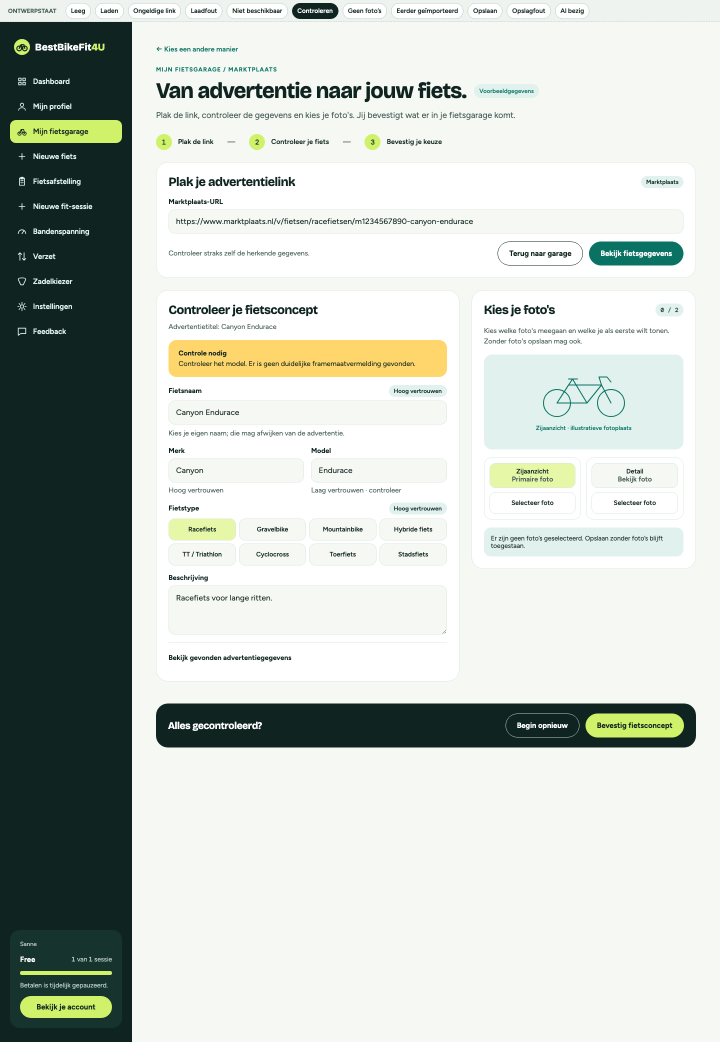
#> input picture plans/redesign-canvas/drafts/_renders/BikeImportMarktplaats-no-selected-photos.png, 1440 x 2084 px (shown at 1/2 size)
$ python -i photo2pen.py   (imports and definitions only)
#> lines starting #> are read from the running program, lines starting #| are printed output that depends on the picture; after the words box and inside, x2 and y2 are one past the last pixel; in counts of white or black regions, pixels touching at a corner belong together
#> further down, picture is the input picture: shape (2084, 1440, 3); mean B, G, R 196.3, 203, 195.9
"""photo2pen.py - foto naar pentekening in BestBikeFit4U-huisstijl. Alleen foto's met rechten gebruiken."""
import argparse
import math
import os
import random

import cv2
import numpy as np

KLEUR = {  # BGR
    "inkt": (0x20, 0x24, 0x0F),
    "lime": (0x6A, 0xF2, 0xCF),
    "petrol": (0x63, 0x72, 0x0A),
    "papier": (0xF3, 0xF8, 0xF5),
    "mint": (0xEE, 0xF2, 0xE1),
}


# [27 lines left out: functions xdog, hatch_layer, not called in this run]


def auto_masker(bgr, min_aandeel=0.02, max_aandeel=0.45):
#> called with min_aandeel = 0.02, max_aandeel = 0.45
    klein = cv2.resize(bgr, (0, 0), fx=0.25, fy=0.25)
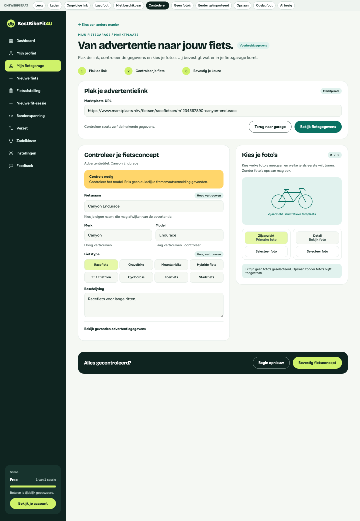
#> klein: shape (521, 360, 3); mean B, G, R 196.3, 203, 195.9
    lab = cv2.cvtColor(klein, cv2.COLOR_BGR2LAB).reshape(-1, 3).astype(np.float32)
    _, labels, centers = cv2.kmeans(lab, 6, None, (cv2.TERM_CRITERIA_EPS + cv2.TERM_CRITERIA_MAX_ITER, 30, 1.0),
                                    3, cv2.KMEANS_PP_CENTERS)
#> centers = [[249.2, 126.3, 129.4], [33.05, 117.9, 128.9], [146.6, 118.6, 133.9], [227.9, 115, 182.9], [195.9, 122.2, 129.2], [101.7, 112.8, 131.1]]
    labels = labels.reshape(klein.shape[:2])
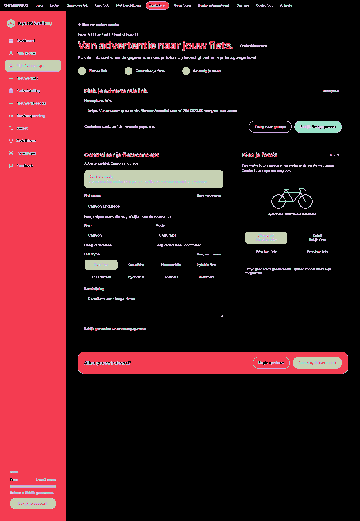
#> labels: shape (521, 360) int32; 6 distinct labels, from 0 to 5; one colour per label, 0 black
    beste, score = None, -1
    for i, c in enumerate(centers):
        aandeel = float((labels == i).mean())
        chroma = math.hypot(c[1] - 128, c[2] - 128)
        if min_aandeel <= aandeel <= max_aandeel and chroma > score:
            beste, score = i, chroma
#> this loop made 6 passes
#> (c, aandeel, chroma, beste, score) on passes 2, 4: ([33.05, 117.9, 128.9], 0.2, 10.19, 1, 10.19), ([227.9, 115, 182.9], 0.025, 56.44, 3, 56.44)
#> (c, aandeel, chroma) on passes 1, 3, 5, 6: ([249.2, 126.3, 129.4], 0.744, 2.2), ([146.6, 118.6, 133.9], 0.0107, 11.12), ([195.9, 122.2, 129.2], 0.0106, 5.89), ([101.7, 112.8, 131.1], 0.00927, 15.55)
#> after the loop, beste = 3; score = 56.44
    if beste is None or score < 12:
        return None
    m = (labels == beste).astype(np.uint8) * 255
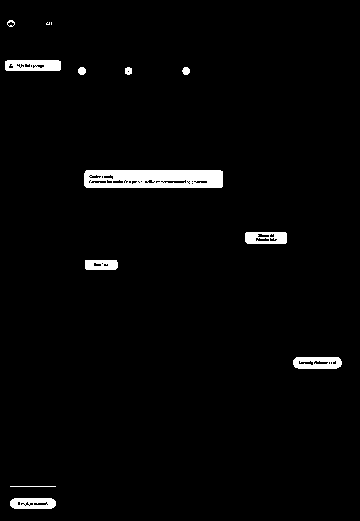
#> m: shape (521, 360); 2.5% white; 13 white regions (2 under 20 px), largest, box (x1, y1, x2, y2) and area: (84, 170, 223, 188) 2269, (5, 60, 61, 71) 550, (293, 357, 342, 369) 486
    m = cv2.resize(m, (bgr.shape[1], bgr.shape[0]), interpolation=cv2.INTER_LINEAR)
#> m: shape (2084, 1440)
    m = cv2.GaussianBlur(m, (0, 0), max(2.0, bgr.shape[1] / 300))
    m = ((m > 127) * 255).astype(np.uint8)
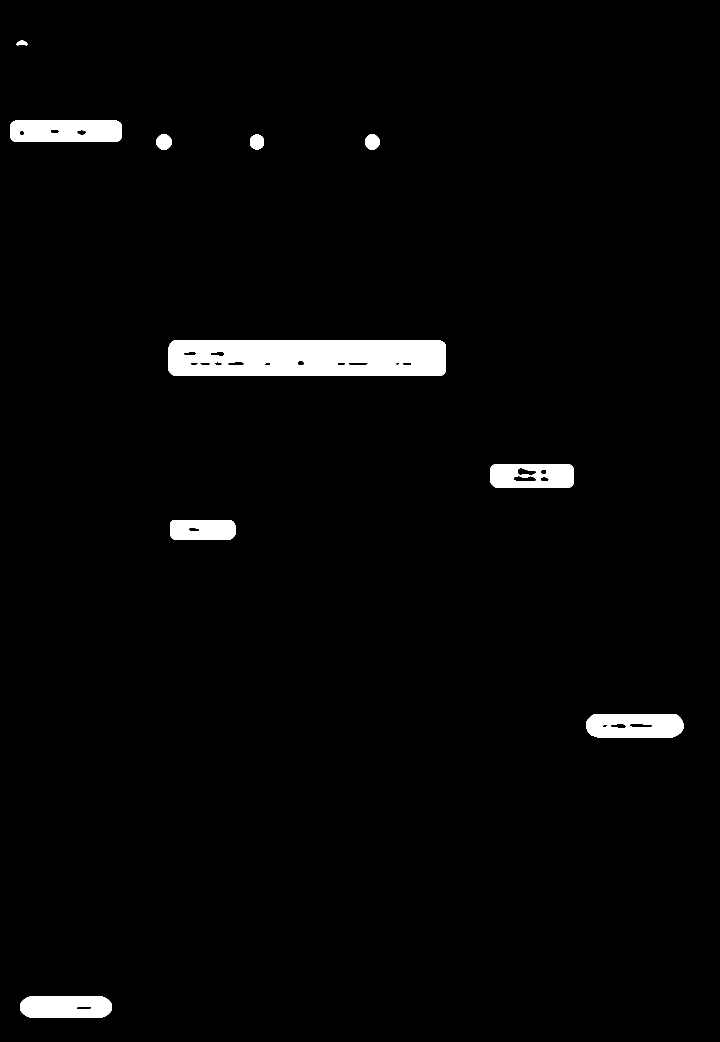
#> m: shape (2084, 1440) (shown at 1/2 size); 2.6% white; 10 white regions, largest, box (x1, y1, x2, y2) and area: (336, 680, 892, 752) 38508, (20, 240, 244, 284) 9375, (1172, 1428, 1368, 1476) 8283
    m = cv2.morphologyEx(m, cv2.MORPH_OPEN, np.ones((5, 5), np.uint8))
#> m: shape (2084, 1440); 2.6% white; 11 white regions, largest, box (x1, y1, x2, y2) and area: (336, 680, 892, 752) 38496, (20, 240, 244, 284) 9375, (1172, 1428, 1367, 1476) 8275
    m = cv2.morphologyEx(m, cv2.MORPH_CLOSE, np.ones((9, 9), np.uint8))
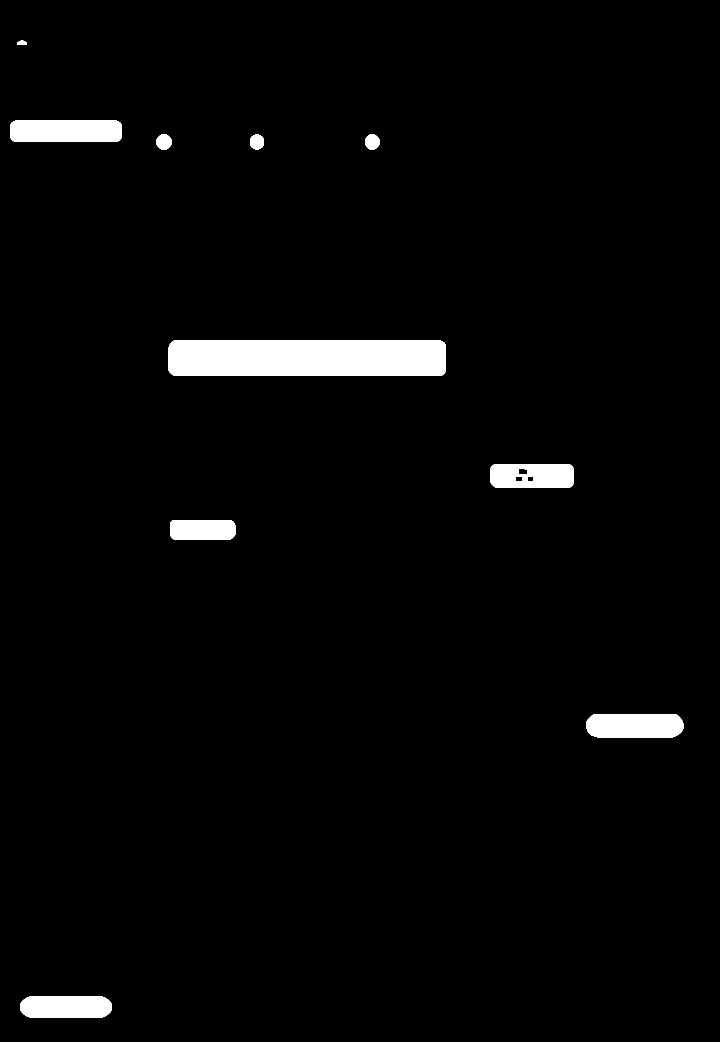
#> m: shape (2084, 1440) (shown at 1/2 size); 2.7% white; 10 white regions, largest, box (x1, y1, x2, y2) and area: (336, 680, 892, 752) 39794, (20, 240, 244, 284) 9682, (1172, 1428, 1367, 1476) 8814
    n, lab, stats, _ = cv2.connectedComponentsWithStats((m > 0).astype(np.uint8), 8)
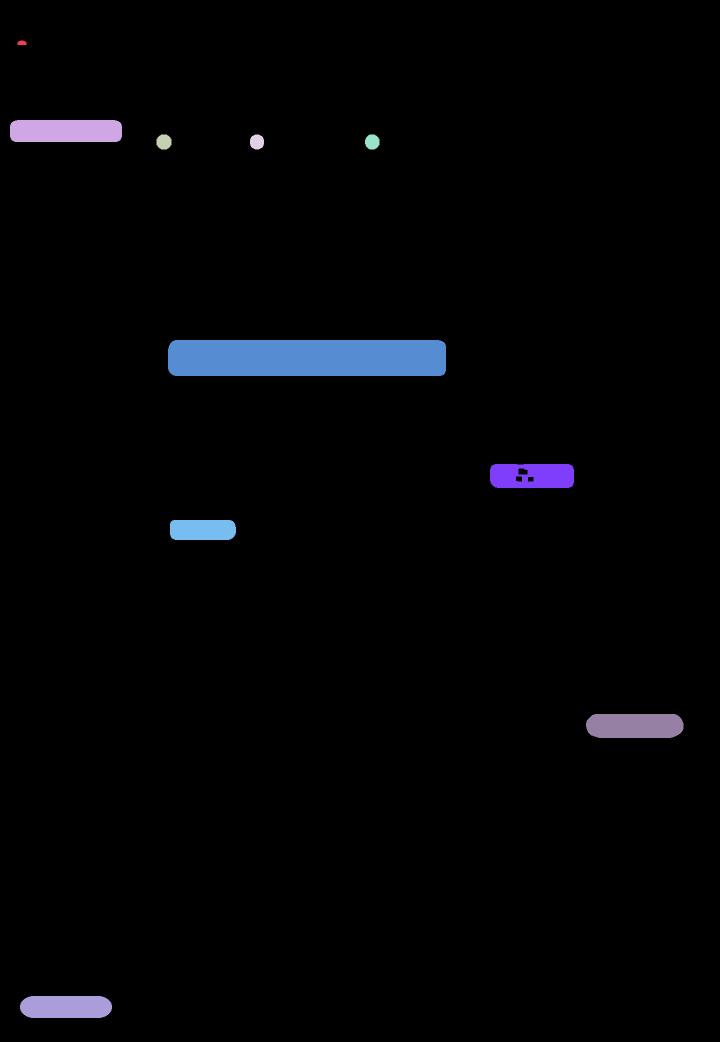
#> lab: shape (2084, 1440) int32 (shown at 1/2 size); 11 distinct labels, from 0 to 10; one colour per label, 0 black
#> n = 11; stats = [[0, 0, 1440, 2084, 2920251], [35, 81, 18, 9, 140], [20, 240, 224, 44, 9682], [313, 269, 30, 30, 740], [500, 269, 28, 30, 688], [730, 269, 29, 30, 708], [336, 680, 556, 72, 39794], [980, 928, 168, 48, 7464], [340, 1040, 132, 40, 5107], [1172, 1428, 195, 48, 8814], [40, 1992, 184, 44, 7572]]
    if n <= 1:
        return None
    grootste = stats[1:, cv2.CC_STAT_AREA].max()
#> grootste = 39794
    houd = np.zeros(n, bool)
    houd[1:] = stats[1:, cv2.CC_STAT_AREA] >= grootste * 0.25
    return (houd[lab] * 255).astype(np.uint8)
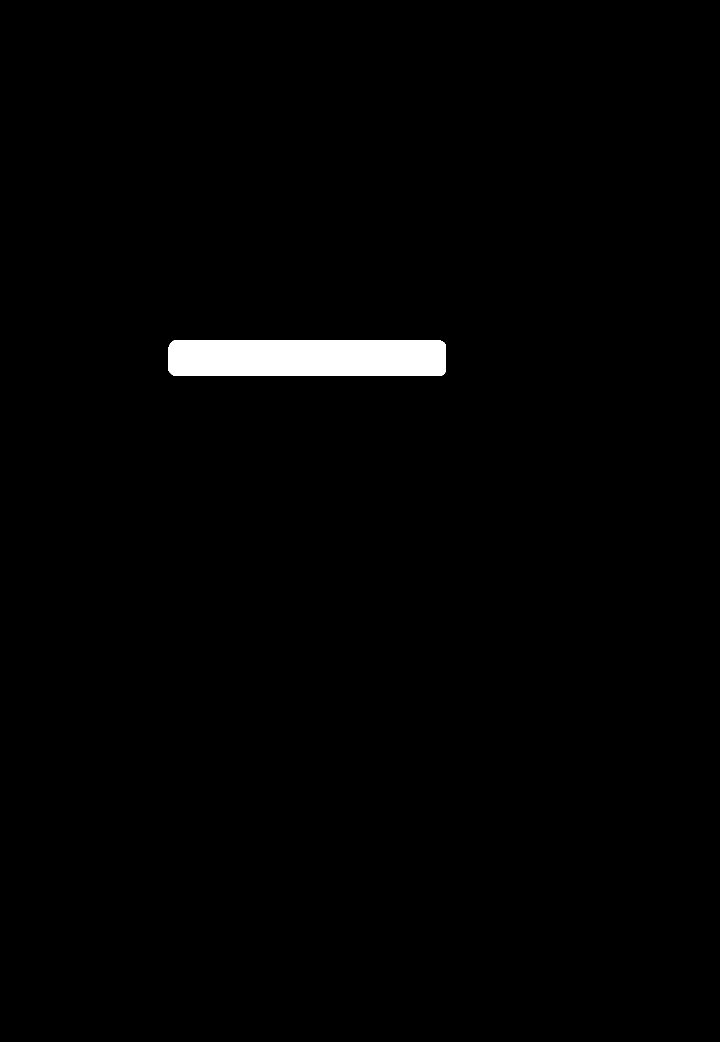
#> returned value: shape (2084, 1440) (shown at 1/2 size); 1.3% white; 1 white region, box (x1, y1, x2, y2) and area: (336, 680, 892, 752) 39794


# [72 lines left out: function main, not called in this run]


# [2 lines not run here, left out]

>>> import cv2
>>> picture = cv2.imread('../../../plans/redesign-canvas/drafts/_renders/BikeImportMarktplaats-no-selected-photos.png')
>>> result = auto_masker(picture)

$ run again, on plans/redesign-canvas/drafts/_renders/BikeForm-edit-details.png
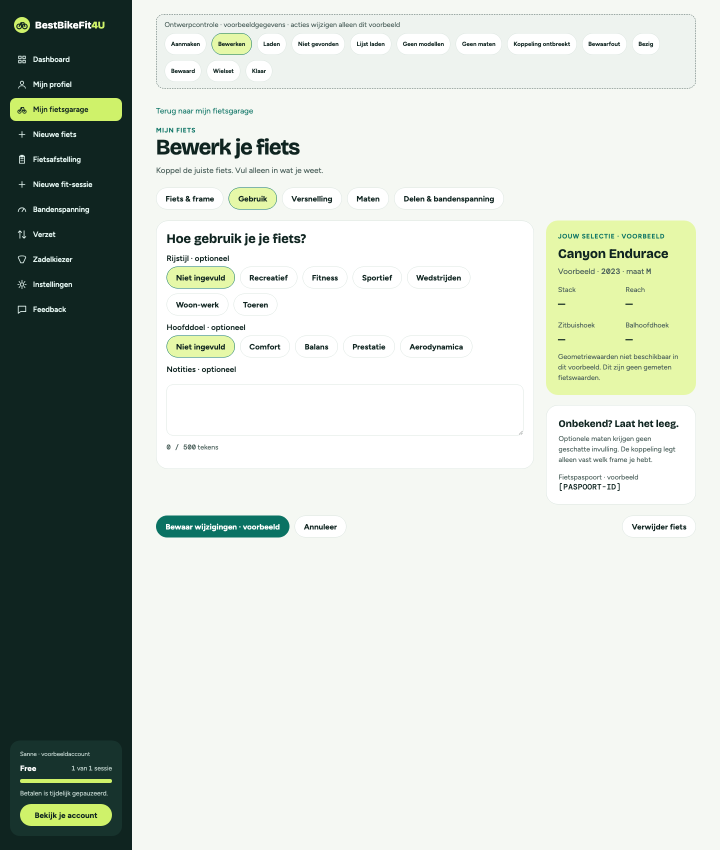
#> input picture plans/redesign-canvas/drafts/_renders/BikeForm-edit-details.png, 1440 x 1700 px (shown at 1/2 size)
#> picture is the input picture: shape (1700, 1440, 3); mean B, G, R 200.8, 209.2, 201.7
#> centers = [[247.3, 126, 129.9], [33.5, 117.8, 128.9], [169.9, 117.4, 135.6], [239.8, 108.3, 167.1], [255, 128, 128], [109.5, 111, 130.4]]
#> in auto_masker, `labels = labels.reshape(klein.shape[:2])`:
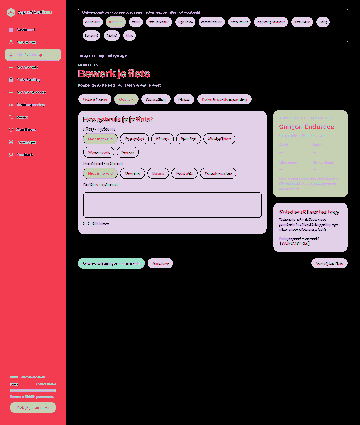
#> labels: shape (425, 360) int32; 6 distinct labels, from 0 to 5; one colour per label, 0 black
#> the loop in auto_masker, `for i, c in enumerate(centers):` made 6 passes
#> (c, aandeel, chroma, beste, score) on passes 2, 4: ([33.5, 117.8, 128.9], 0.174, 10.24, 1, 10.24), ([239.8, 108.3, 167.1], 0.0513, 43.83, 3, 43.83)
#> after the loop in auto_masker, `for i, c in enumerate(centers):`: beste = 3; score = 43.83
#> lab: shape (1700, 1440) int32; 9 distinct labels, from 0 to 8
#> n = 9; stats = [[0, 0, 1440, 1700, 2312472], [35, 37, 18, 9, 140], [425, 68, 77, 40, 2728], [20, 196, 224, 44, 9650], [460, 376, 92, 40, 3362], [1092, 440, 300, 348, 102485], [336, 536, 132, 40, 4881], [336, 672, 132, 40, 4961], [41, 1608, 182, 44, 7321]]
#> grootste = 102485
#> in auto_masker, `return (houd[lab] * 255).astype(np.uint8)`:
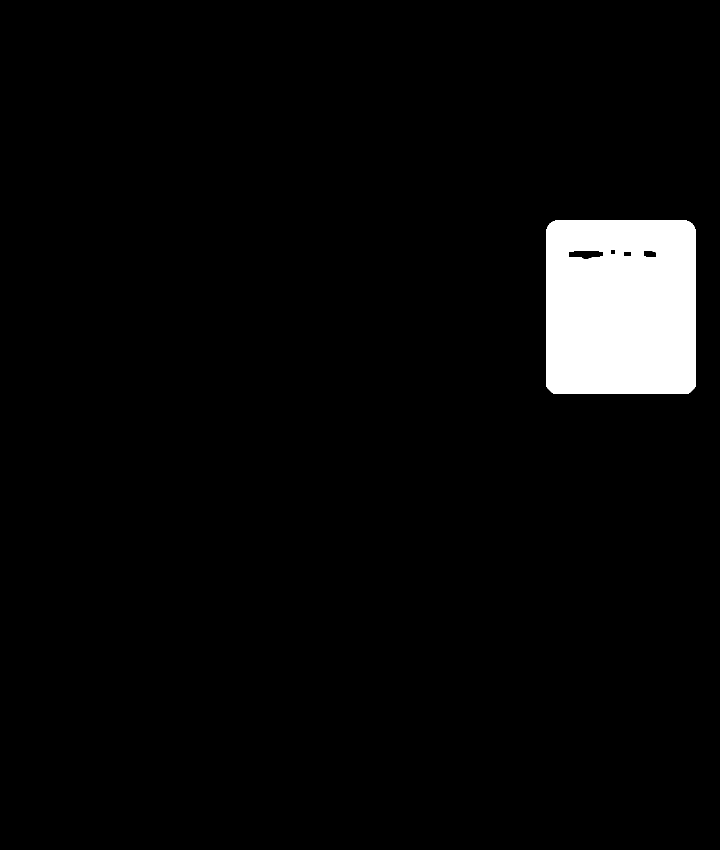
#> returned value: shape (1700, 1440) (shown at 1/2 size); 4.2% white; 1 white region, box (x1, y1, x2, y2) and area: (1092, 440, 1392, 788) 102485

$ run again, on plans/redesign-canvas/drafts/_renders/BikeForm-fallback.png
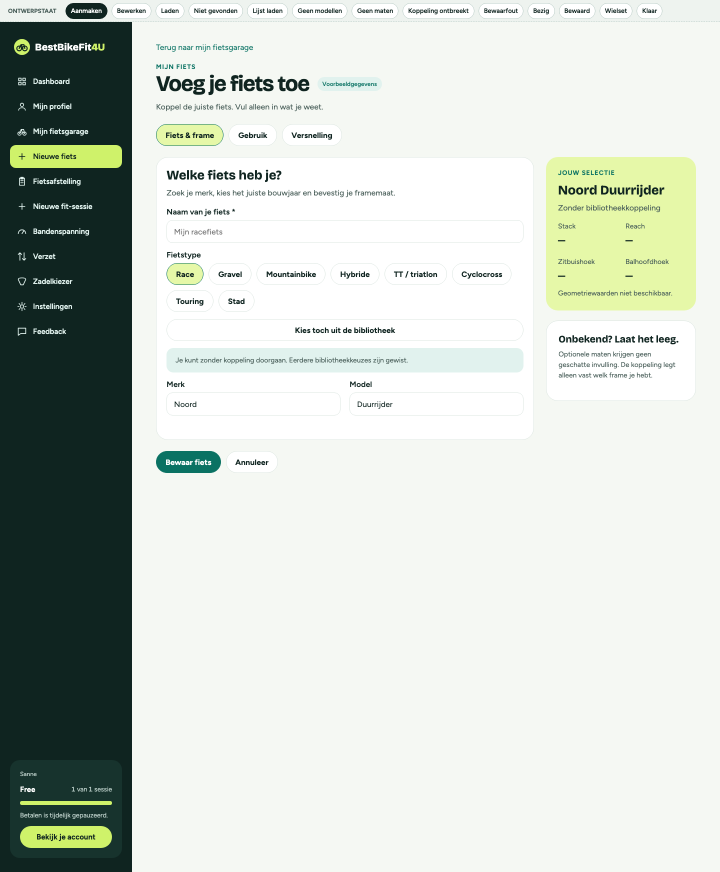
#> input picture plans/redesign-canvas/drafts/_renders/BikeForm-fallback.png, 1440 x 1744 px (shown at 1/2 size)
#> picture is the input picture: shape (1744, 1440, 3); mean B, G, R 202.9, 210.7, 203.5
#> centers = [[247.4, 125.9, 129.9], [33.54, 117.8, 128.9], [184.2, 119.6, 132.2], [239.7, 107.9, 167.9], [124.9, 114.5, 133], [255, 128, 128]]
#> in auto_masker, `labels = labels.reshape(klein.shape[:2])`:
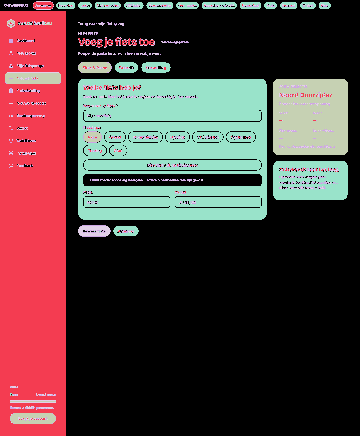
#> labels: shape (436, 360) int32; 6 distinct labels, from 0 to 5; one colour per label, 0 black
#> the loop in auto_masker, `for i, c in enumerate(centers):` made 6 passes
#> (c, aandeel, chroma, beste, score) on passes 2, 4: ([33.54, 117.8, 128.9], 0.17, 10.25, 1, 10.25), ([239.7, 107.9, 167.9], 0.0429, 44.63, 3, 44.63)
#> after the loop in auto_masker, `for i, c in enumerate(centers):`: beste = 3; score = 44.63
#> lab: shape (1744, 1440) int32; 7 distinct labels, from 0 to 6
#> n = 7; stats = [[0, 0, 1440, 1744, 2396488], [35, 81, 18, 9, 140], [313, 248, 131, 44, 5283], [20, 292, 224, 44, 9650], [1092, 316, 300, 304, 89840], [336, 528, 68, 40, 2451], [41, 1652, 182, 44, 7508]]
#> grootste = 89840
#> in auto_masker, `return (houd[lab] * 255).astype(np.uint8)`:
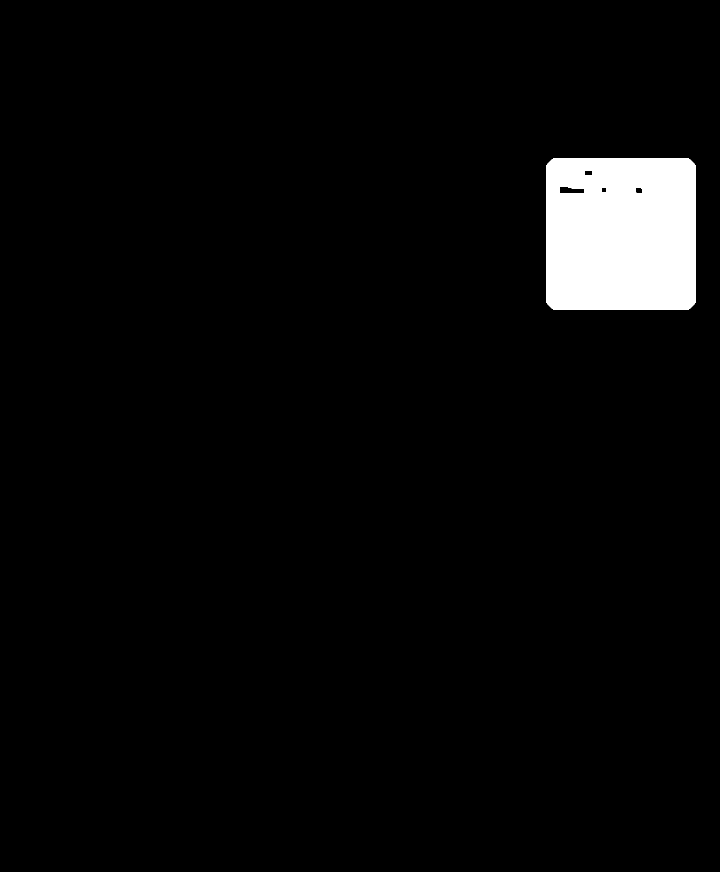
#> returned value: shape (1744, 1440) (shown at 1/2 size); 3.6% white; 1 white region, box (x1, y1, x2, y2) and area: (1092, 316, 1392, 620) 89840
